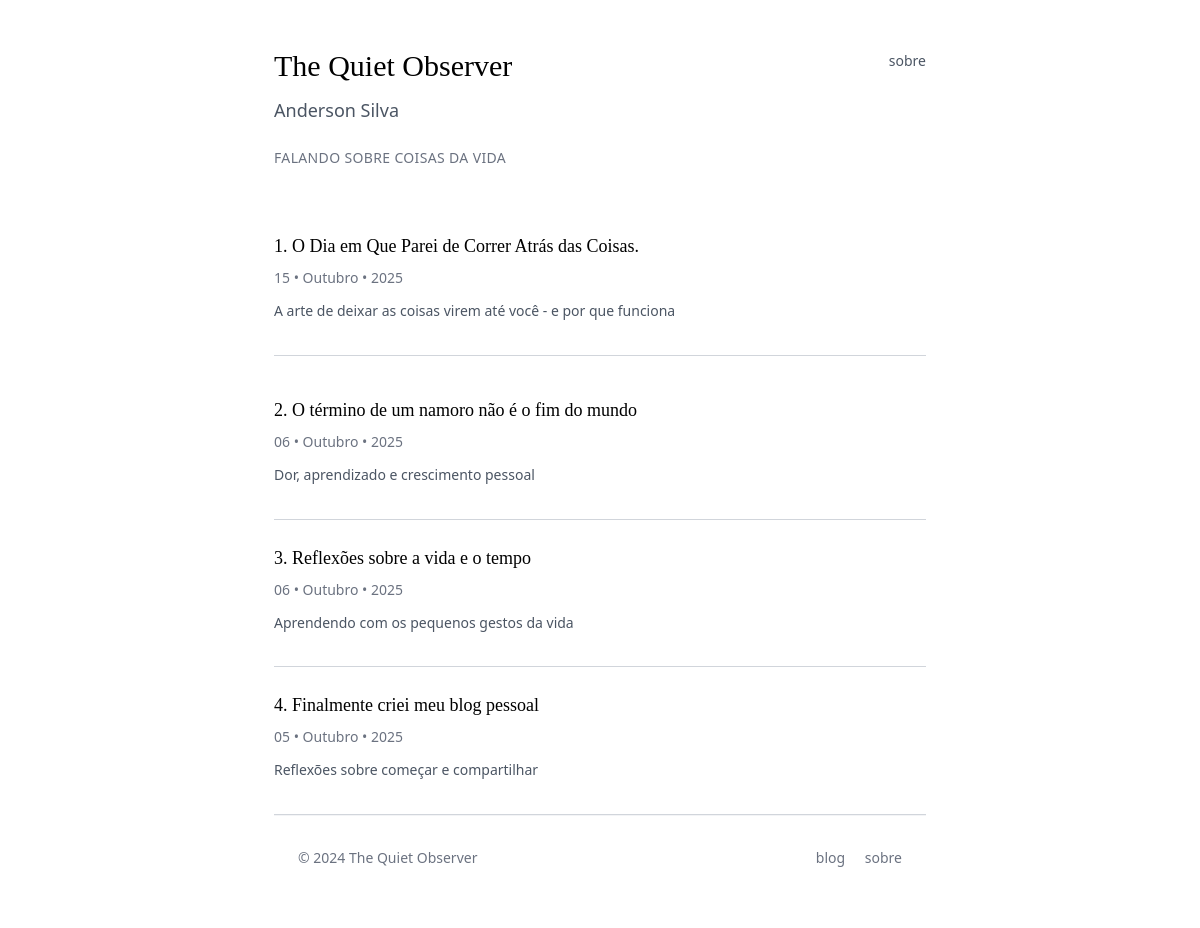
The page / on the database its author committed.
### posts/models.py (models this page shows, shortened)
class Post(models.Model):
    title = models.CharField(max_length=200)
    subtitle = models.CharField(max_length=300, blank=True, null=True)
    slug = models.SlugField(unique=True)
    content = models.TextField()
    published_at = models.DateTimeField(default=timezone.now)
    class Meta:
        ordering = ['-published_at']
    def get_absolute_url(self):
        return reverse('post_detail', args=[self.slug])

### posts/views.py (the view)
# urls.py: path('', views.post_list, name='post_list'),
def post_list(request):
    posts = Post.objects.all().order_by('-published_at')
    return render(request, 'posts/post_list.html', {'posts': posts})

### posts/templates/posts/post_list.html (shortened to what this page needs)
{% extends 'base.html' %}
{% block content %}
    {% for post in posts %}
        <article class="mb-10 pb-8 border-b border-gray-300">
            <h2 class="text-lg font-serif font-normal">
                <a href="{{ post.get_absolute_url }}" class="hover:underline decoration-yellow-400">
                    {{ forloop.counter }}. {{ post.title }}
                </a>
            </h2>
            <time class="text-sm text-gray-500 mt-2 block">{{ post.published_at|date:"d • F • Y" }}</time>
            {% if post.subtitle %}
                <p class="text-gray-600 mt-3 leading-relaxed text-sm">{{ post.subtitle }}</p>
            {% endif %}
        </article>
    {% empty %}
        <p class="text-gray-600">Nenhum post publicado ainda.</p>
    {% endfor %}
{% endblock %}

### posts/templates/base.html (shortened to what this page needs)
<!DOCTYPE html>
<html lang="pt-br">
<head>
    {% load static %}
    <script src="https://cdn.tailwindcss.com"></script>
</head>
<body class="bg-white text-black max-w-[700px] mx-auto px-6 py-12">
    <header class="mb-16">
        <div class="flex justify-between items-start">
            <div>
                <h1 class="text-3xl font-serif font-light mb-3">The Quiet Observer</h1>
                <p class="text-gray-600 mb-6 text-lg">
                    <a href="{% url 'sobre_mim' %}" class="hover:text-black transition duration-200">Anderson Silva</a>
                </p>
                <p class="text-sm text-gray-500 uppercase tracking-wide">Falando sobre coisas da vida</p>
            </div>
            <nav>
                <a href="{% url 'sobre_mim' %}" class="text-gray-600 hover:text-black transition duration-200 text-sm">
                    sobre
                </a>
            </nav>
        </div>
    </header>
    <main class="space-y-6">
        {% block content %}{% endblock %}
    </main>
    <footer class="border-t border-gray-100 py-8 mt-auto">
        <div class="max-w-[700px] mx-auto px-6">
            <div class="flex justify-between items-center text-sm text-gray-500">
                <div>
                    &copy; 2024 The Quiet Observer
                </div>
                <div class="space-x-4">
                    <a href="{% url 'post_list' %}" class="hover:text-black transition duration-200">blog</a>
                    <a href="{% url 'sobre_mim' %}" class="hover:text-black transition duration-200">sobre</a>
                </div>
            </div>
        </div>
    </footer>
</body>
</html>

### rows shown on the page
Post: title "O Dia em Que Parei de Correr Atrás das Coisas.", published_at "15 • Outubro • 2025", subtitle "A arte de deixar as coisas virem até você - e por que funciona"
Post: title "O término de um namoro não é o fim do mundo", published_at "06 • Outubro • 2025", subtitle "Dor, aprendizado e crescimento pessoal"
Post: title "Reflexões sobre a vida e o tempo", published_at "06 • Outubro • 2025", subtitle "Aprendendo com os pequenos gestos da vida"
Post: title "Finalmente criei meu blog pessoal", published_at "05 • Outubro • 2025", subtitle "Reflexões sobre começar e compartilhar"
